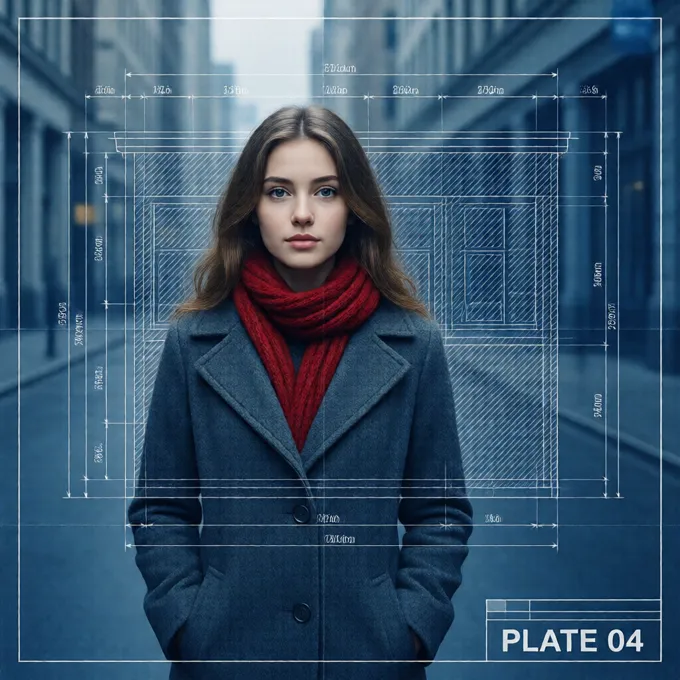
#> input picture studio/samples/styles/blueprint__qwen.webp, 680 x 680 px
$ python -i terra_styles.py   (imports and definitions only)
#> lines starting #> are read from the running program, lines starting #| are printed output that depends on the picture
#!/usr/bin/env python3
"""ONE CHARACTER ACROSS THE WHOLE STYLE LIBRARY. The widest axis of "all versions of her".

    ~/ComfyUI/venv/bin/python studio/_tools/terra_styles.py --stage 0   # prompt-recipe pilot
    ~/ComfyUI/venv/bin/python studio/_tools/terra_styles.py --stage A   # every anime-engine ready style
    ~/ComfyUI/venv/bin/python studio/_tools/terra_styles.py --stage Q   # every qwen-engine ready style
    ~/ComfyUI/venv/bin/python studio/_tools/terra_styles.py --sheets    # rebuild contact sheets only

    Use the ComfyUI venv python. The metric pass needs numpy and the system python3 on
    this box has PIL but not numpy.

WHAT IS BEING ASKED. Not "does the style work" - studio/_tools/style_examples.py already
answered that against a generic woman in a coat, and the answers are on the cards in
`verdict` and `compose`. The question here is the one a director asks about a CAST MEMBER:
put THIS person in that idiom and do you still get HER out. Two independent halves, and a
style passes only if both land. A gorgeous woodblock print of somebody else is a failure.

THE ONE RULE THIS TOOL EXISTS TO OBEY. One place, one seed, one costume, one framing, one
LoRA strength, one IPAdapter weight. The ONLY thing that varies between two cells in a
sweep is the style card. This project has broken that discipline repeatedly - 133 of 134
capability cards varied the subject alongside the variable and so demonstrated nothing -
and every held-constant value lives in the CONSTANTS block below where it can be read at a
glance. If you change one, you have started a new sweep and the old cells are not
comparable.

WHY THE SETTINGS ARE WHAT THEY ARE. Each of these is somebody's measurement, not a guess:

  IPAdapter 0.0 on the anime path. A reference sheet was measured to suppress style - four
  styles came back as one render repeated. Identity is carried by the trained LoRA alone.
  This is the single setting that makes a style sweep possible at all on a cast member.

  LoRA v3 at 0.5. 0.5 is the strength every existing film was built against. The v3 weights
  are the recaptioned two-costume retrain; the taupe-backdrop collapse that used to appear
  at 0.85 was the uncaptioned turnaround wall, not a property of strength.

  The danbooru name is a PILOT VARIABLE, not a constant, and stage 0 decides it. For a
  known character the tag and the LoRA each carry the canonical look; together they were
  measured to saturate and beat a costume. A franchise tag plausibly drags a franchise
  ART STYLE too, which would poison every cell of a style sweep. That is a testable claim
  and it gets tested before 90 renders are spent on the wrong recipe.

  The framing tag is the other pilot variable. ukiyo_e and gothic_illustration were both
  measured to hijack COMPOSITION rather than medium and shrink her to a distant figure. A
  dossier of tiny figures is useless, so the shot size is pinned in the prompt - and where
  in the prompt is exactly the kind of thing this project has found to be load-bearing.

  On the qwen path the character LoRA does nothing - it is base-model locked - so identity
  comes from her PHOTOGRAPHIC sheet through Qwen-Image-Edit. That sheet is a photograph,
  and a reference imports its medium as hard as its identity, so the non-photographic qwen
  styles (pixar_3d, claymation, noir_comic, eight_bit, blueprint) are expected to fight it.
  Stage 0 measures that too rather than assuming it, and carries a no-reference arm as the
  fallback.

  Do not try to fix a qwen render with a negative prompt. At cfg 1.0 with the Lightning
  LoRA the negative was measured to produce byte-identical output. The negatives are still
  written, because they cost nothing and the setting may change, but no qwen result here
  may be attributed to one.

THE NEGATIVE IS BUILT PER STYLE, which is new and matters. The standing anime negative
carries "photorealistic, 3d, western comic" as a medium guard. Applied blindly that guard
fights american_comic, low_poly_3d and voxel - three cards would have been condemned by
their own workflow. neg_for_style() drops any guard clause the style itself asks for.

================================ WHAT THIS SWEEP FOUND ================================
Per-style verdicts are in samples/cast/terra_styles/verdicts.json, every one of them set
by opening the cell and looking at it. The five results that generalise beyond Terra:

1  THE COMPOSITION HIJACK AND THE IDENTITY FAILURE ARE ONE FAILURE, NOT TWO. Eleven of
   sixty-six anime cells came back with her hair repainted red at seed 3311, and about
   forty did at seed 7788 - and at 7788 almost every red-haired cell is also a cell where
   the style pulled the camera back and made her small. Where she is rendered large she
   stays green; where a style wins the framing she loses her hair colour with it. A
   character LoRA holds identity in proportion to the pixels the character occupies, so
   "the style shrank her" and "the style repainted her" are the same event. Read
   sheet_heads_a_01.jpg against sheet_heads_a_s7788_01.jpg - the correlation is visible at
   a glance across 132 cells.

2  SO SHOT SIZE IS THE LOAD-BEARING CONTROL, AND PINNING IT IN THE PROMPT IS NOT ENOUGH.
   "cowboy shot" first in the tag string stopped both measured hijackers at seed 3311 and
   failed across most of the library at seed 7788. Anything that depends on her being big
   in frame - which is everything about a character - needs the framing enforced by
   something stronger than a tag.

3  IDENTITY LOCK AND STYLE STRENGTH ARE THE SAME DIAL PULLING OPPOSITE WAYS, measured
   three ways across 33 cells in stage H and consistent in all eleven styles:
     LoRA 0.50, no danbooru name  -> style at full strength, HAIR RED
     LoRA 0.50, name restored     -> hair green, but the tag drags its canon back: a
                                     feathered headdress that is on no card of hers, and
                                     her gold dress replaced by a bandeau and wrap
     LoRA 0.85, no name           -> hair green AND costume correct, but the style is
                                     visibly weaker - chiaroscuro flattens, glow dims,
                                     the ink wash thins
   There is no free option. Default to 0.50/no-name, escalate to 0.85 only for the styles
   verdicts.json marks as identity failures, and never restore the tag - it costs a whole
   costume plus an injected prop to buy back one colour.

4  ON THE QWEN EDIT-REF PATH THE REFERENCE GOVERNS PROPORTION AND THE PROMPT GOVERNS
   EVERYTHING ELSE. A style that changes how she is DRAWN lands completely - noir_comic
   inks her, eight_bit pixelates her, pointillism dots her. A style that needs to change
   what she IS cannot - pixar_3d's stylised proportion, stop_motion_felt's puppet and
   claymation's clay face all convert the SET and leave her a photographic human standing
   in it. blueprint is the extreme case and worth looking at: a real person inside a
   cyanotype line drawing.

5  THE QWEN PATH IS THE SEED-ROBUST ONE AND THE ANIME PATH IS THE EXPRESSIVE ONE.
   Identity held in 29/29 qwen cells at seed 3311 and 28/29 at 7788, with the single
   exception being security_camera putting her far away on purpose. The anime path held
   55/66 and then roughly 26/66. Pixel conditioning beats a weight-space prior when
   something else in the prompt is fighting for the frame.
"""
import argparse, json, os, subprocess, sys, time, uuid

HERE = os.path.dirname(os.path.abspath(__file__))
STUDIO = os.path.dirname(HERE)
ROOT = os.path.dirname(STUDIO)
sys.path.insert(0, os.path.join(ROOT, "scripts"))
# [1 line not run here, left out]

from comfy import api, run, set_path                  # noqa: E402
from epic import load_wf, ensure_local, HOST          # noqa: E402
from PIL import Image, ImageDraw, ImageFont           # noqa: E402
import numpy as np                                    # noqa: E402

CAST = os.path.join(STUDIO, "characters")
STYLEDIR = os.path.join(STUDIO, "styles")
PLACEDIR = os.path.join(STUDIO, "places")
OUT = os.path.join(STUDIO, "samples", "cast", "terra_styles")
CELLS = os.path.join(OUT, "cells")
SCRATCH = "/tmp/terra_styles_work"
MEAS = os.path.join(OUT, "measurements.json")
CLIENT = str(uuid.uuid4())

WF_ANIME = "22_anime_kf_ipadapter.json"   # animagine + IPAdapter, sheet on node 2
WF_T2I = "13_qwen_t2i_styled.json"        # Qwen-Image 2512, style LoRA slot on node 7
WF_REF = "14_qwen_edit_ref.json"          # Qwen-Image-Edit 2511, reference on node 8

# ====================================================================== CONSTANTS
# Everything held still. Change one of these and you have started a new sweep.
CHAR = "TERRA"
SEED = 3311                  # the dossier seed. --seed runs a confirmation pass; see below.
SFX = ""                     # tag suffix, non-empty only on a confirmation seed
PLACE = "castle_courtyard"
COSTUME = "default"          # the traveller - her trained default, measured to land
WEAR = 0                     # undamaged rung
IP_WEIGHT = 0.0              # a sheet suppresses style; the LoRA carries identity alone
AW, AH = 896, 1152           # SDXL portrait bucket, 0.778
QW, QH = 1024, 1280          # qwen 4:5. A waist-up figure at 16:9 wastes the face.

# The shot size, pinned, because two styles were measured to shrink her to a distant
# figure. "cowboy shot" is a real danbooru tag meaning mid-thigh up, so it is a noun the
# checkpoint was trained on rather than an adjective it will ignore.
FRAME_ANIME = "cowboy shot, solo focus, looking at viewer"
FRAME_QWEN = ("Waist-up to mid-thigh, standing, facing the camera, the figure filling "
              "most of the frame")

Q_TAGS = "masterpiece, best quality, very aesthetic, absurdres"

# Workflow 22's shipped node-6 negative opens "1girl, girl, female, feminine, breasts" -
# written for two male footballers and baked in. Rebuilt rather than extended, exactly as
# cast_proof.py and cast_style.py do, or a female character is not renderable at all.
NEG_BASE = ("motion blur, blurry, overexposed, washed out, lowres, worst quality, "
            "bad anatomy, bad hands, extra limbs, watermark, signature, text")
NEG_FEMALE = "1boy, male focus, masculine, beard, facial hair, multiple girls"
# The medium guard. Each clause here is dropped again when the style asks for it.
NEG_MEDIUM = ["photorealistic", "3d", "western comic", "multiple views"]
NEG_PHOTO = ("illustration, drawing, painting, anime, cartoon, comic, sketch, cel shading, "
             "lineart, 3d render, cgi, blurry, low quality, watermark, text, "
             "jpeg artifacts, deformed, extra limbs")

# compose.py:209 strips these from a place tag string when a character is in the shot.
PLACE_EMPTY_NOUNS = ("scenery", "no humans")

# ====================================================================== STAGE 0
# Two prompt decisions, settled by rendering before 90 cells are spent on a recipe.
PILOT_STYLES = [
    ("ukiyo_e", "measured hijacker - put her in an ornamental arch"),
    ("gothic_illustration", "measured hijacker - shrank her to a kneeling figure"),
    ("watercolour", "measured clean - landed and she survived"),
    ("_control", "no style at all - the baseline"),
]
# (label, keep danbooru name?, frame first in the tag string?)
PILOT_ARMS = [
    ("name+frame_late", True, False),
    ("name+frame_early", True, True),
    ("noname+frame_late", False, False),
    ("noname+frame_early", False, True),
]
# (label, route, style clause first?)
PILOT_QARMS = [
    ("ref_style_last", "ref", False),
    ("ref_style_first", "ref", True),
    ("noref_style_first", "noref", True),
]
PILOT_QSTYLES = [
    ("film_35mm", "photographic - aligned with the photo sheet"),
    ("pixar_3d", "non-photographic - should fight the photo sheet"),
    ("noir_comic", "non-photographic, graphic - should fight it hardest"),
]

# Set from stage 0 by looking. Stage A and Q read these.
RECIPE = {
    "keep_danbooru_name": False,
    "frame_first": True,
    "qwen_route": "ref",
    "qwen_style_first": True,
}


def sh(*a):
    return subprocess.run(a, capture_output=True, text=True)


# [8 lines left out: function font, not called in this run]


def jload(p):
    with open(p, encoding="utf-8") as f:
        return json.load(f)


def card():
    return jload(os.path.join(CAST, CHAR + ".json"))


def style_card(sid):
    return jload(os.path.join(STYLEDIR, sid + ".json"))


def place_card():
    return jload(os.path.join(PLACEDIR, PLACE + ".json"))


def place_tags():
    parts = [x.strip() for x in place_card().get("tags", "").split(",")]
    return ", ".join(p for p in parts if p.lower() not in PLACE_EMPTY_NOUNS)


# [326 lines left out: functions styles_for, wear_tags, wear_prose, photo_bits, neg_for_style, anime_prompt and 8 more, not called in this run]


# ------------------------------------------------------------------ metrics

def metrics(path, ref=None):
    """Numbers that go BESIDE the looking, never instead of it.

    delta   mean absolute pixel difference from the same-engine no-style control, 0-100.
            A style that scores near zero did nothing. A high score is NOT a pass - a
            style that hijacked the composition also scores high.
    sat     mean saturation. Separates the monochrome idioms mechanically.
    edge    mean gradient magnitude - line-heavy against soft-wash.
    flat    fraction of the frame in its single most common quantised colour. High means
            flat unmodulated areas, which is what the print and vector idioms are made of.
    """
#> called with path = '../samples/styles/blueprint__qwen.webp'
    im = Image.open(path).convert("RGB").resize((256, 320), Image.LANCZOS)
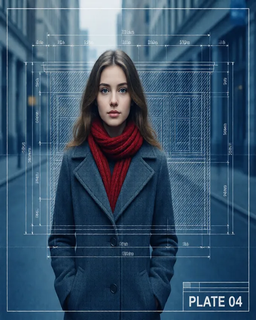
#> im: PIL image 256x320 RGB; mean R, G, B 54.5, 82.2, 106
    a = np.asarray(im).astype(np.float32)
    mx, mn = a.max(2), a.min(2)
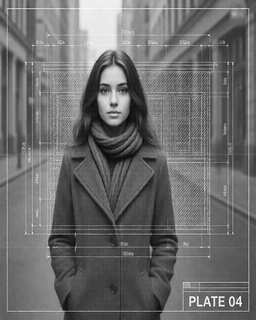
#> mx: shape (320, 256) float32; min 5, max 255, mean 108.1
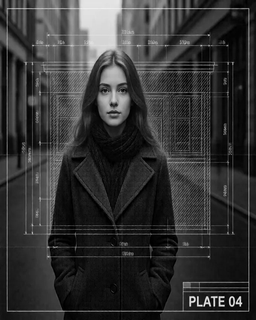
#> mn: shape (320, 256) float32; min 0, max 253, mean 52
    sat = float(np.mean(np.where(mx > 0, (mx - mn) / np.maximum(mx, 1e-6), 0)) * 100)
#> sat = 57.8
    g = a.mean(2)
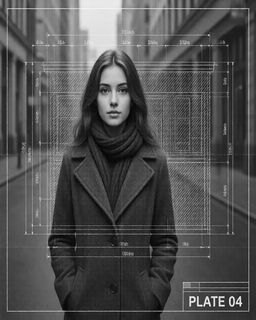
#> g: shape (320, 256) float32; min 3, max 254.3, mean 80.9
    edge = float(np.mean(np.hypot(np.gradient(g)[0], np.gradient(g)[1])))
#> edge = 10.3
    q = (a // 32).astype(np.int32)
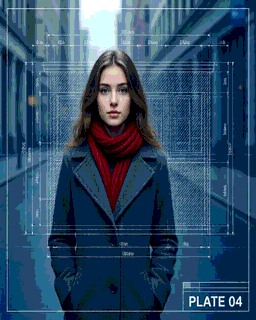
#> q: shape (320, 256, 3) int32; mean R, G, B 1.23, 2.1, 2.84; drawn with min black and max white
    codes = q[..., 0] * 64 + q[..., 1] * 8 + q[..., 2]
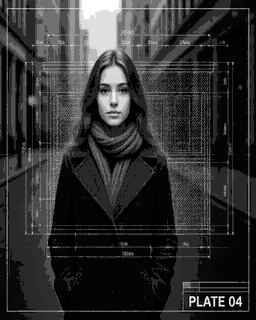
#> codes: shape (320, 256) int32; min 0, max 511, mean 98.3; drawn with min black and max white
    flat = float(np.bincount(codes.ravel()).max() / codes.size * 100)
#> flat = 23.59
    out = {"sat": round(sat, 1), "edge": round(edge, 2), "flat": round(flat, 1)}
#> out = {'sat': 57.8, 'edge': 10.3, 'flat': 23.6}
    if ref and os.path.exists(ref):
        b = np.asarray(Image.open(ref).convert("RGB")
                       .resize((256, 320), Image.LANCZOS)).astype(np.float32)
        out["delta"] = round(float(np.mean(np.abs(a - b))) / 255 * 100, 1)
    return out


# [325 lines left out: functions build_heads, load_meas, save_meas, record, sheet, build_seedcheck and 3 more, not called in this run]


# ====================================================================== STAGE H
# THE FAILURE STAGE A FOUND, AND THE THREE THINGS IT COULD BE.
#
# Eleven of the sixty-six anime cells came back with TERRA'S HAIR REPAINTED RED - not
# tinted, not shadowed, but red at the crown fading to green at the ends. Her hair is the
# first identity noun on her card and the thing a viewer recognises her by across a cut, so
# this is a hard identity failure and not a stylistic one. The eleven are listed below and
# they do not share a family: they are painterly, world, movement, anime and 3d.
#
# Three candidate causes, and this stage separates them by rendering the same cell three
# ways:
#   1  THE MISSING TAG. The pilot stripped "terra branford (final fantasy vi)" because it
#      was overriding her own card's costume. That tag is also the strongest green-hair
#      anchor the base checkpoint has. Removing it may have left "long wavy green hair" as
#      a lone adjective competing with a whole style clause for attention - and this
#      project's governing rule is that adjectives lose.
#   2  NOT ENOUGH LoRA. 0.5 is the strength every film was built against, chosen when the
#      uncaptioned v1 weights destroyed the setting above it. v3 raised that ceiling. If
#      identity lock is simply too weak against a strong style, more weight fixes it.
#   3  NEITHER - the style genuinely owns the palette and no prompt-side change helps.
#
# Arms 2 and 3 are one-variable changes off arm 1, so whichever restores the green names
# the cause. If both do, the cheaper one wins.
HAIR_FAILURES = [
    "baroque_painting", "concept_art", "dark_academia", "expressionism", "ink_wash",
    "low_poly_3d", "solarpunk", "steampunk", "trigger_kinetic", "ufotable_glow",
    "wasteland",
]
# (label, keep danbooru name, lora strength)
HAIR_ARMS = [
    ("1_asswept_noname_0.50", False, 0.50),
    ("2_withname_0.50", True, 0.50),
    ("3_noname_0.85", False, 0.85),
]


# [24 lines left out: function stage_hair, not called in this run]


def stage_anime(only=None, force=False):
    sweep("anime", only, force)


def stage_qwen(only=None, force=False):
    sweep("qwen", only, force)


# [98 lines left out: functions shortlist, main, not called in this run]


# [2 lines not run here, left out]

>>> result = metrics('../samples/styles/blueprint__qwen.webp')
#> result = {'sat': 57.8, 'edge': 10.3, 'flat': 23.6}

$ run again, on studio/samples/styles/neo_noir__qwen.webp
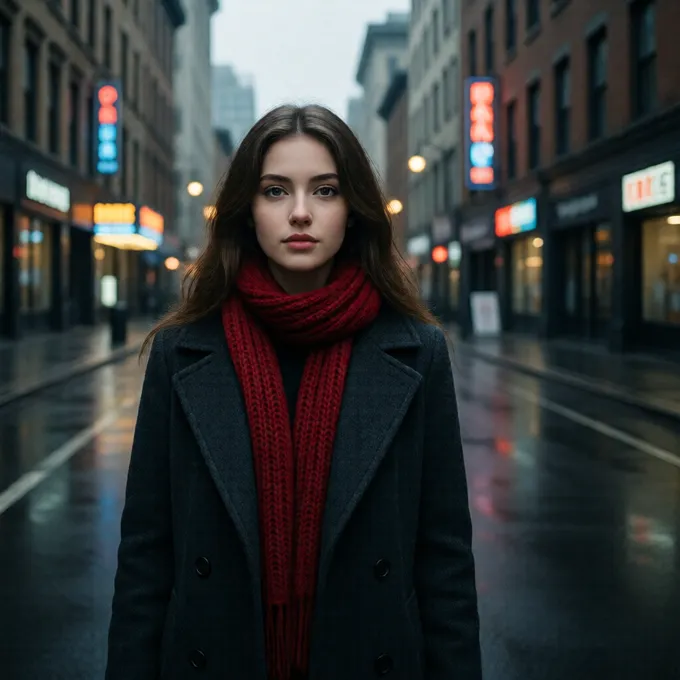
#> input picture studio/samples/styles/neo_noir__qwen.webp, 680 x 680 px
#> sat = 41.25
#> in metrics, `g = a.mean(2)`:
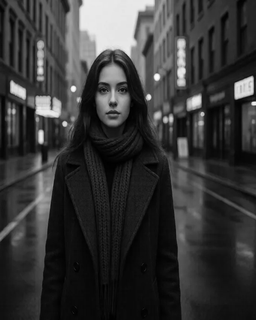
#> g: shape (320, 256) float32; min 0, max 250.3, mean 55.3
#> edge = 7.15
#> in metrics, `codes = q[..., 0] * 64 + q[..., 1] * 8 + q[..., 2]`:
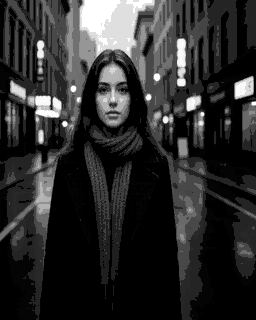
#> codes: shape (320, 256) int32; min 0, max 511, mean 90.4; drawn with min black and max white
#> flat = 34.29
#> out = {'sat': 41.2, 'edge': 7.15, 'flat': 34.3}

$ run again, on studio/samples/styles/pixar_3d.webp
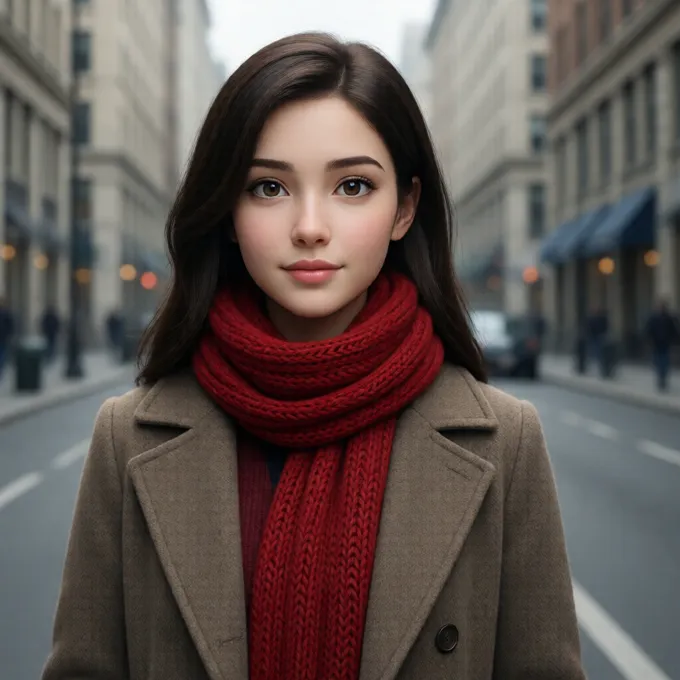
#> input picture studio/samples/styles/pixar_3d.webp, 680 x 680 px
#> sat = 26.88
#> in metrics, `g = a.mean(2)`:
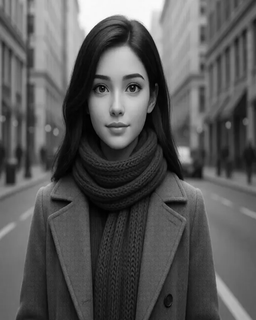
#> g: shape (320, 256) float32; min 0, max 253.7, mean 88.3
#> edge = 7.02
#> in metrics, `codes = q[..., 0] * 64 + q[..., 1] * 8 + q[..., 2]`:
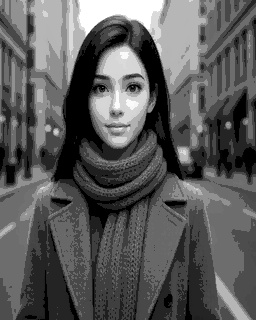
#> codes: shape (320, 256) int32; min 0, max 511, mean 182.8; drawn with min black and max white
#> flat = 12.19
#> out = {'sat': 26.9, 'edge': 7.02, 'flat': 12.2}
